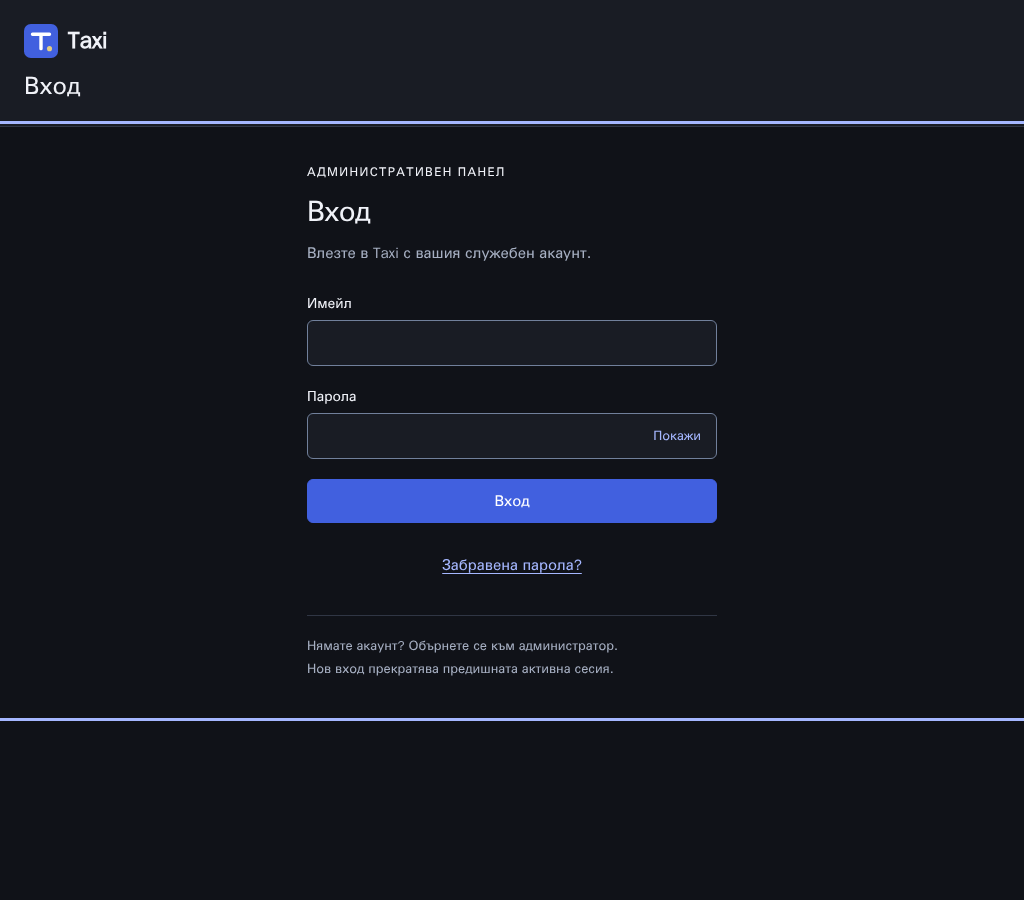
#> input picture docs/evidence/login-1024.png, 1024 x 900 px, given in place of 01-login.png, which was not available
$ python compare-design.py
#> lines starting #> are read from the running program, lines starting #| are printed output that depends on the picture; pictures that were not available may be replaced by others from this repository, and a replacement may not be noted
"""Builds a side-by-side review image: approved design (left) vs rendered login (right).

Usage: python3 scripts/compare-design.py
Requires Pillow. Output: docs/evidence/design-comparison-login.png
"""
from pathlib import Path

from PIL import Image, ImageDraw

ROOT = Path(__file__).resolve().parent.parent
REFERENCE = ROOT.parent / "designs" / "accounts" / "01-login.png"
RENDERED = ROOT / "docs" / "evidence" / "login-1440.png"
OUTPUT = ROOT / "docs" / "evidence" / "design-comparison-login.png"
HEIGHT = 720
LABEL = 32


def scaled(path: Path) -> Image.Image:
    image = Image.open(path).convert("RGB")
#> image is the input picture: PIL image 1024x900 RGB; mean R, G, B 20.8, 23.8, 33.2
    return image.resize((round(image.width * HEIGHT / image.height), HEIGHT), Image.Resampling.LANCZOS)


reference, rendered = scaled(REFERENCE), scaled(RENDERED)
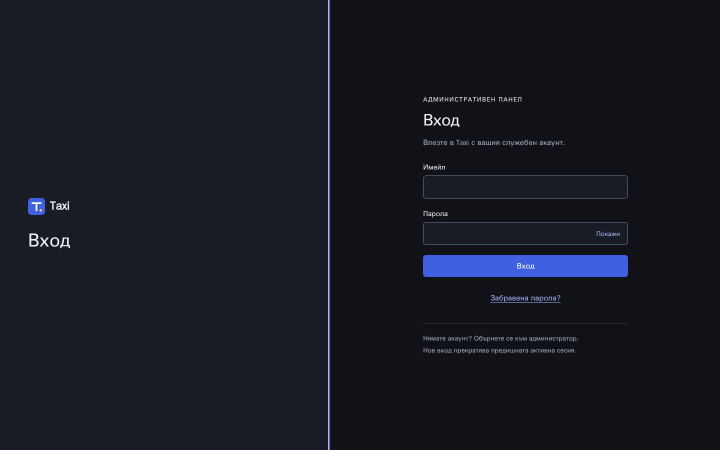
#> input picture docs/evidence/login-1440.png, 1440 x 900 px (shown at 1/2 size)
#> in scaled, image is the input picture: PIL image 1440x900 RGB; mean R, G, B 22.4, 25.3, 34.3
#> in scaled (call 2), `return image.resize((round(image.width * HEIGHT / image.height), HEIGH..`:
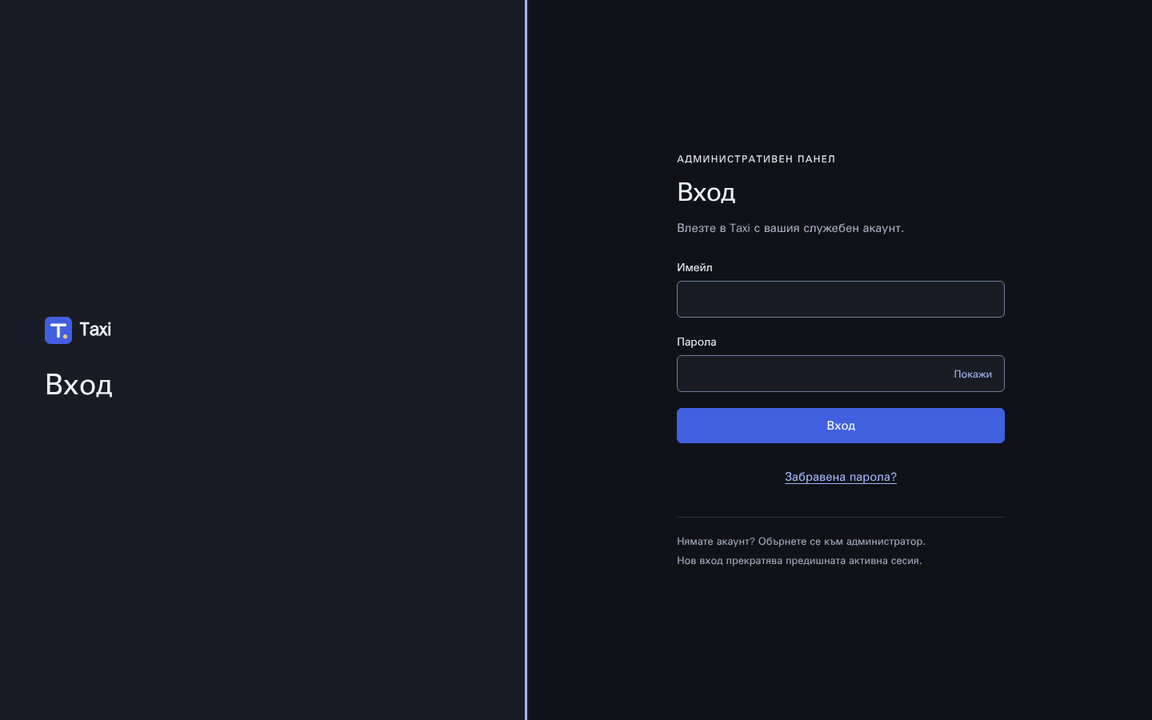
#> returned value: PIL image 1152x720 RGB; mean R, G, B 22.4, 25.3, 34.3
canvas = Image.new("RGB", (reference.width + rendered.width + 24, HEIGHT + LABEL), "#202020")
#> canvas: PIL image 1995x752 RGB; every value is 32
canvas.paste(reference, (0, LABEL))
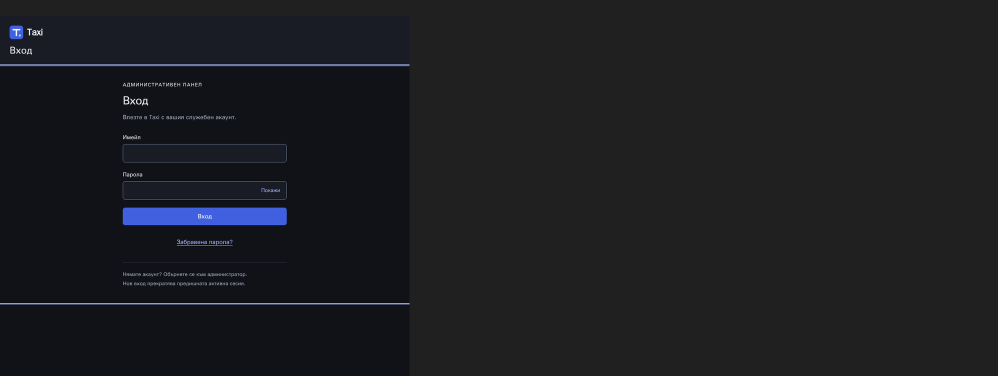
#> canvas: PIL image 1995x752 RGB (shown at 1/2 size); mean R, G, B 27.6, 28.8, 32.4
canvas.paste(rendered, (reference.width + 24, LABEL))
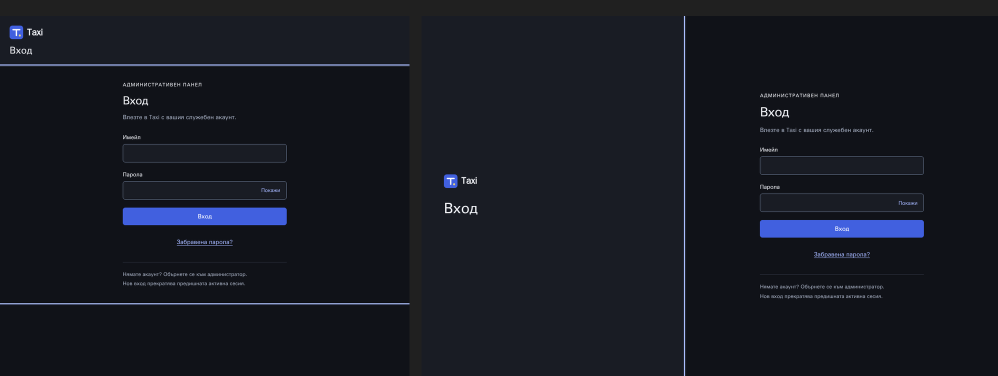
#> canvas: PIL image 1995x752 RGB (shown at 1/2 size); mean R, G, B 22.3, 25.1, 33.7
draw = ImageDraw.Draw(canvas)
draw.text((8, 8), f"Approved: {REFERENCE.name} (flattened source)", fill="white")
draw.text((reference.width + 32, 8), "Rendered: localhost:3000/login @1440x900 (Docker BFF runtime)", fill="white")
canvas.save(OUTPUT)
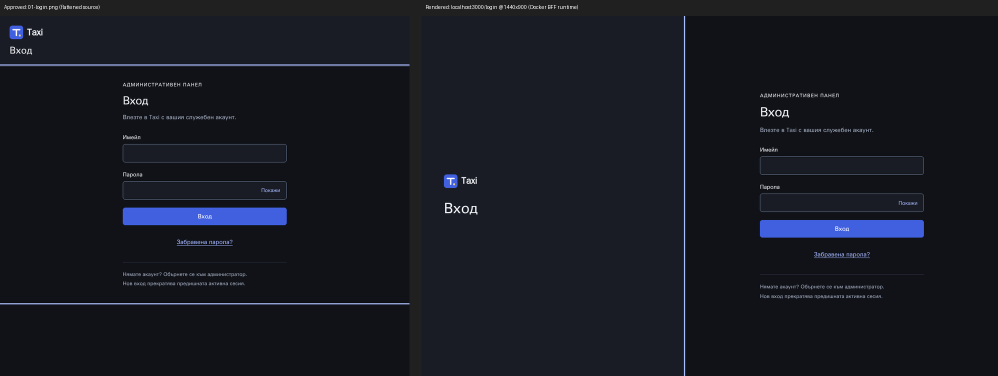
#> saved as design-comparison-login.png: PIL image 1995x752 RGB (shown at 1/2 size); mean R, G, B 22.4, 25.2, 33.9
print(OUTPUT)
